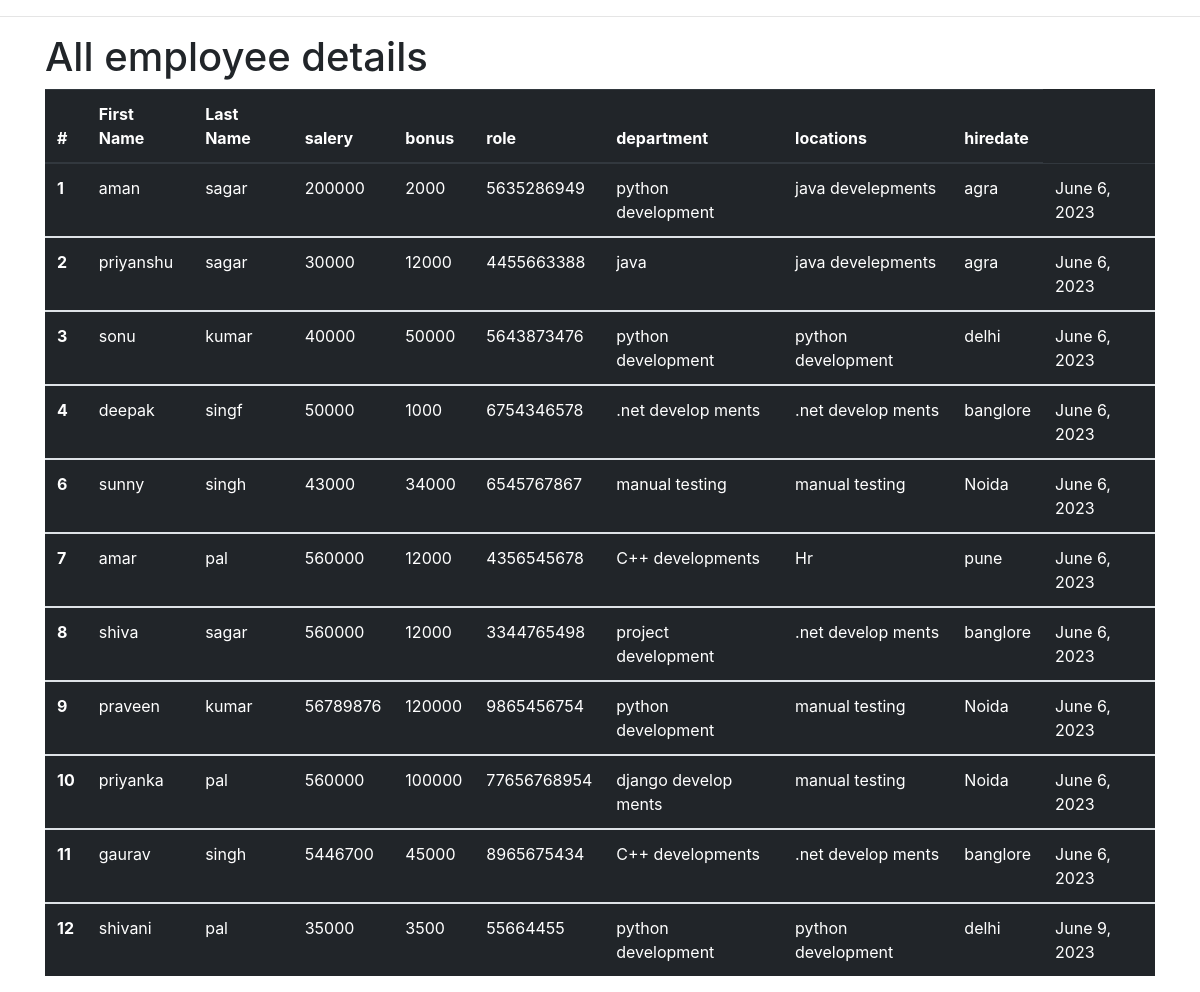
The app's page /all_emp with its own data.
### emp_app/models.py (models this page shows, shortened)
class Employee(models.Model):
    first_name = models.CharField(max_length=100, null=False)
    last_name = models.CharField(max_length=100)
    dept = models.ForeignKey(Department, on_delete=models.CASCADE)
    salary = models.IntegerField(default=0)
    bonus = models.IntegerField(default=0)
    role = models.ForeignKey(Role, on_delete=models.CASCADE)
    phone = models.IntegerField(default=0)
    hire_date = models.DateField()
    def __str__(self):
        return "%s %s %s" %(self.first_name, self.last_name, self.phone)

class Role(models.Model):
    name = models.CharField(max_length=100, null=False)

class Department(models.Model):
    name = models.CharField(max_length=100,null=False)
    location = models.CharField(max_length=100)

### emp_app/views.py (the view)
# urls.py: path('all_emp', views.all_emp, name='all_emp'),
def all_emp(request):
    emps = Employee.objects.all()
    context = {
        'emps': emps
    }
    print(context)
    return  render(request, 'view_all_emp.html', context)

### emp_app/templates/view_all_emp.html (shortened to what this page needs)
<!doctype html>
<html lang="en">
  <head>
    <link rel="stylesheet" href="https://cdn.jsdelivr.net/npm/bootstrap@4.0.0/dist/css/bootstrap.min.css">
  </head>
  <body>
  <hr>
  <div class="container">
    <h1>All employee details</h1>
  <table class="table table-dark">
  <thead>
    <tr>
      <th scope="col">#</th>
      <th scope="col">First Name</th>
      <th scope="col">Last Name</th>
      <th scope="col">salery</th>
      <th scope="col">bonus</th>
      <th scope="col">role</th>
      <th scope="col">department</th>
      <th scope="col">locations</th>
      <th scope="col">hiredate</th>
    </tr>
  </thead>
    {% for emp in emps %}
  <tbody>
    <tr>
      <th scope="row">{{emp.id}}</th>
      <td>{{emp.first_name}}</td>
      <td>{{emp.last_name}}</td>
      <td>{{emp.salary}}</td>
      <td>{{emp.bonus}}</td>
      <td>{{emp.phone}}</td>
      <td>{{emp.role.name}}</td>
      <td>{{emp.dept.name}}</td>
      <td>{{emp.dept.location}}</td>
      <td>{{emp.hire_date}}</td>
    </tr>
  </tbody>
    {% endfor %}
</table>
    </div>
  <link rel="stylesheet" href="https://cdn.jsdelivr.net/npm/bootstrap@4.0.0/dist/css/bootstrap.min.css">
  </body>
</html>

### records on screen
Employee: id "1", first_name "aman", last_name "sagar", salary "200000", bonus "2000", phone "5635286949", role.name "python development", dept.name "java develepments", dept.location "agra", hire_date "June 6, 2023"
Employee: id "2", first_name "priyanshu", last_name "sagar", salary "30000", bonus "12000", phone "4455663388", role.name "java", dept.name "java develepments", dept.location "agra", hire_date "June 6, 2023"
Employee: id "3", first_name "sonu", last_name "kumar", salary "40000", bonus "50000", phone "5643873476", role.name "python development", dept.name "python development", dept.location "delhi", hire_date "June 6, 2023"
Employee: id "4", first_name "deepak", last_name "singf", salary "50000", bonus "1000", phone "6754346578", role.name ".net develop ments", dept.name ".net develop ments", dept.location "banglore", hire_date "June 6, 2023"
Employee: id "6", first_name "sunny", last_name "singh", salary "43000", bonus "34000", phone "6545767867", role.name "manual testing", dept.name "manual testing", dept.location "Noida", hire_date "June 6, 2023"
Employee: id "7", first_name "amar", last_name "pal", salary "560000", bonus "12000", phone "4356545678", role.name "C++ developments", dept.name "Hr", dept.location "pune", hire_date "June 6, 2023"
Employee: id "8", first_name "shiva", last_name "sagar", salary "560000", bonus "12000", phone "3344765498", role.name "project development", dept.name ".net develop ments", dept.location "banglore", hire_date "June 6, 2023"
Employee: id "9", first_name "praveen", last_name "kumar", salary "56789876", bonus "120000", phone "9865456754", role.name "python development", dept.name "manual testing", dept.location "Noida", hire_date "June 6, 2023"
Employee: id "10", first_name "priyanka", last_name "pal", salary "560000", bonus "100000", phone "77656768954", role.name "django develop ments", dept.name "manual testing", dept.location "Noida", hire_date "June 6, 2023"
Employee: id "11", first_name "gaurav", last_name "singh", salary "5446700", bonus "45000", phone "8965675434", role.name "C++ developments", dept.name ".net develop ments", dept.location "banglore", hire_date "June 6, 2023"
Employee: id "12", first_name "shivani", last_name "pal", salary "35000", bonus "3500", phone "55664455", role.name "python development", dept.name "python development", dept.location "delhi", hire_date "June 9, 2023"
